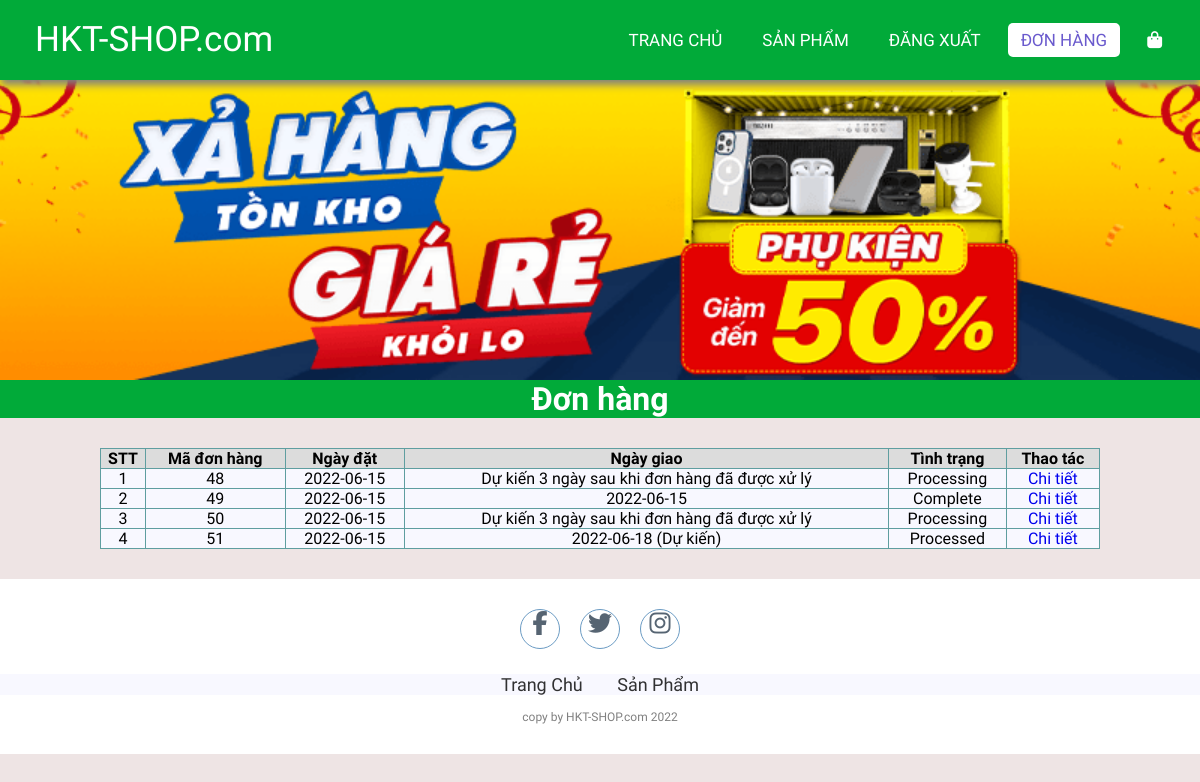
Before: /order.php (signed in) with the older database file.
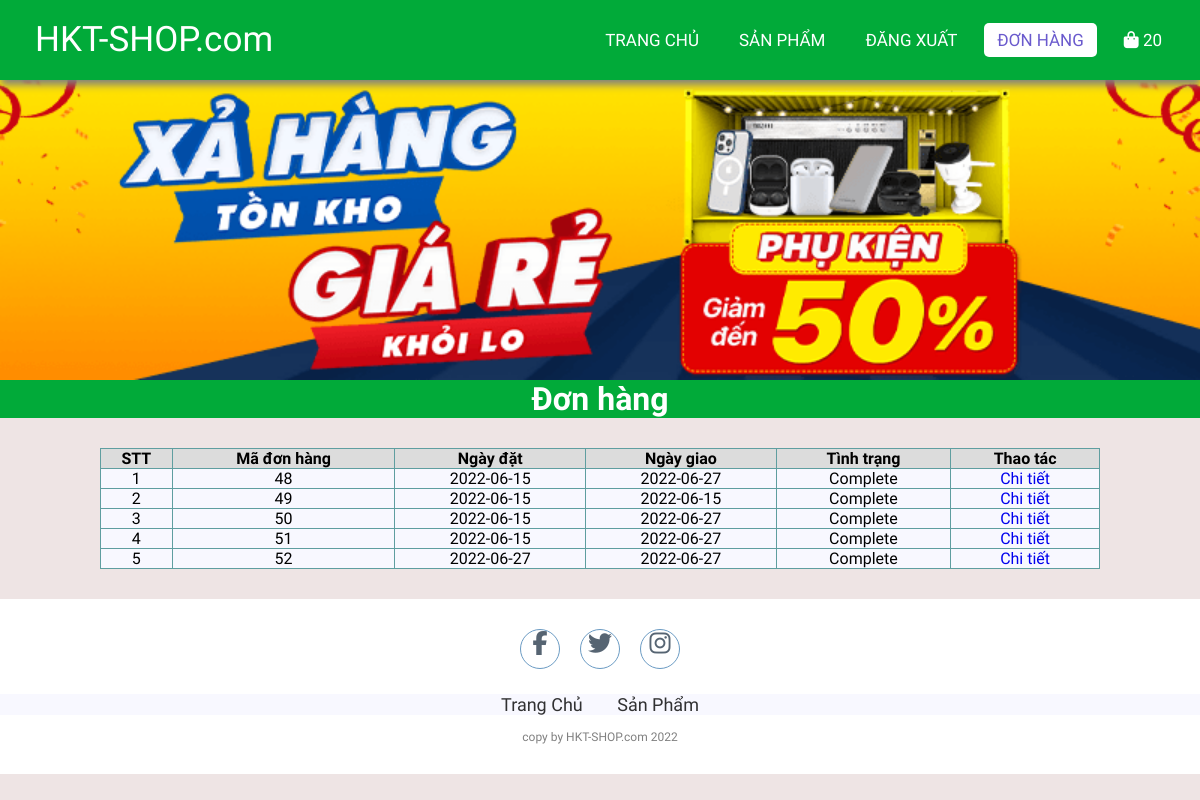
After: the same page with the newer database file.
### tables this page shows
CREATE TABLE `orders` (
  `id` int(11) NOT NULL,
  `userId` int(11) NOT NULL,
  `createdDate` date NOT NULL,
  `receivedDate` date DEFAULT NULL,
  `status` varchar(20) NOT NULL
);

### lib/database.php (called while the page is built, shortened)
<?php
class Database extends PDO
{
  public $host   = DB_HOST;
  public $user   = DB_USER;
  public $pass   = DB_PASS;
  public $dbname = DB_NAME;
  public $link;
  private function connectDB()
  {
    $this->link = new mysqli(
      $this->host,
      $this->user,
      $this->pass,
      $this->dbname
    );
  }
  public function select($query)
  {
    $result = $this->link->query($query);
    if ($result->num_rows > 0) {
      return $result;
    } else {
      return false;
    }
  }
}

### lib/session.php (called while the page is built, shortened)
<?php
class Session
{
   public static function get($key)
   {
      if (isset($_SESSION[$key])) {
         return $_SESSION[$key];
      } else {
         return false;
      }
   }
}

### classes/order.php (called while the page is built, shortened)
<?php
$filepath = realpath(dirname(__FILE__));
include_once($filepath . '/../lib/database.php');
include_once($filepath . '/../lib/session.php');
include_once($filepath . '/../classes/cart.php');
?>
<?php
class order
{
    private $db;
    public function __construct()
    {
        $this->db = new Database();
    }
    public function getOrderByUser()
    {
        $userId = Session::get('userId');
        $query = "SELECT * FROM orders WHERE userId = '$userId' ";
        $mysqli_result = $this->db->select($query);
        if ($mysqli_result) {
            $result = mysqli_fetch_all($this->db->select($query), MYSQLI_ASSOC);
            return $result;
        }
        return false;
    }
}
?>

### classes/cart.php (called while the page is built, shortened)
<?php
$filepath = realpath(dirname(__FILE__));
include_once($filepath . '/../lib/database.php');
include_once($filepath . '/../lib/session.php');
?>
<?php
class cart
{
    private $db;
    public function __construct()
    {
        $this->db = new Database();
    }
    public function getTotalQtyByUserId()
    {
        $userId = Session::get('userId');
        $query = "SELECT SUM(qty) as total FROM cart WHERE userId = '$userId' ";
        $mysqli_result = $this->db->select($query);
        if ($mysqli_result) {
            $result = mysqli_fetch_all($this->db->select($query), MYSQLI_ASSOC)[0];
            return $result;
        }
        return false;
    }
}
?>

### order.php (the view, shortened to what this page needs)
<?php
include_once 'lib/session.php';
include 'classes/order.php';
include_once 'classes/cart.php';
$cart = new cart();
$totalQty = $cart->getTotalQtyByUserId();
$order = new order();
$result = $order->getOrderByUser();
?>
<!DOCTYPE html>
<html lang="en">
<head>
    <link rel="stylesheet" href="./css/style.css">
    <link rel="stylesheet" href="https://cdnjs.cloudflare.com/ajax/libs/font-awesome/5.15.4/css/all.min.css">
</head>
<body>
    <nav>
        <label class="logo">HKT-SHOP.com</label>
        <ul>
            <li><a href="index.php">Trang chủ</a></li>
            <li><a href="productList.php">Sản phẩm</a></li>
            <?php
            if (isset($_SESSION['user']) && $_SESSION['user']) { ?>
                <li><a href="logout.php" id="signin">Đăng xuất</a></li>
            <?php } else { ?>
                <li><a href="register.php" id="signup">Đăng ký</a></li>
                <li><a href="login.php" id="signin">Đăng nhập</a></li>
            <?php } ?>
            <li><a href="order.php" id="order" class="active">Đơn hàng</a></li>
            <li>
                <a href="checkout.php">
                    <i class="fa fa-shopping-bag"></i>
                    <span class="sumItem">
                        <?= $totalQty['total'] ?>
                    </span>
                </a>
            </li>
        </ul>
    </nav>
        <section class="banner">
        <div class="fadein">
            <?php
            $dir = "./images/slider/";
            $scan_dir = scandir($dir);
            foreach ($scan_dir as $img) :
                if (in_array($img, array('.', '..')))
                    continue;
            ?>
                <img src="<?php echo $dir . $img ?>" alt="<?php echo $img ?>">
            <?php endforeach; ?>
        </div>
    </section>
    <div class="featuredProducts">
        <h1>Đơn hàng</h1>
    </div>
    <div class="container-single">
        <?php if ($result) { ?>
            <table class="order">
                <tr>
                    <th>STT</th>
                    <th>Mã đơn hàng</th>
                    <th>Ngày đặt</th>
                    <th>Ngày giao</th>
                    <th>Tình trạng</th>
                    <th>Thao tác</th>
                </tr>
                <?php $count = 1;
                foreach ($result as $key => $value) { ?>
                    <tr>
                        <td><?= $count++ ?></td>
                        <td><?= $value['id'] ?></td>
                        <td><?= $value['createdDate'] ?></td>
                        <td><?= ($value['status'] != "Processing") ? $value['receivedDate'] : "Dự kiến 3 ngày sau khi đơn hàng đã được xử lý" ?> <?=  ($value['status'] != "Complete" && $value['status'] != "Processing") ? "(Dự kiến)" : "" ?> </td>
                        <?php
                        if ($value['status'] == 'Delivering') { ?>
                            <td>
                                <a href="complete_order.php?orderId=<?= $value['id'] ?>">Đang giao (Click vào để xác nhận đã nhận)</a>
                            </td>
                            <td>
                                <a href="orderdetail.php?orderId=<?= $value['id'] ?>">Chi tiết</a>
                            </td>
                        <?php } else { ?>
                            <td>
                                <?= $value['status'] ?>
                            </td>
                            <td>
                                <a href="orderdetail.php?orderId=<?= $value['id'] ?>">Chi tiết</a>
                            </td>
                        <?php }
                        ?>
                    </tr>
                <?php } ?>
            </table>
        <?php } else { ?>
            <h3>Đơn hàng hiện đang rỗng</h3>
        <?php } ?>
    </div>
    <footer>
        <div class="social">
            <a href="#"><i class="fa fa-facebook" aria-hidden="true"></i></a>
            <a href="#"><i class="fa fa-twitter" aria-hidden="true"></i></a>
            <a href="#"><i class="fa fa-instagram" aria-hidden="true"></i></a>
        </div>
        <ul class="list">
            <li>
                <a href="./">Trang Chủ</a>
            </li>
            <li>
                <a href="productList.php">Sản Phẩm</a>
            </li>
        </ul>
        <p class="copyright">copy by HKT-SHOP.com 2022</p>
    </footer>
</body>
</html>

### css/style.css (style rules this page uses)
:root { --color-primary: #01aa39; --bg-primary: rgb(238, 228, 228); }
* { padding: 0; margin: 0; text-decoration: none; list-style: none; box-sizing: border-box; }
body { font-family: Mitr; background: var(--bg-primary); }
nav { top: 0; background: var(--color-primary); height: 80px; width: 100%; position: fixed; z-index: 9999; box-shadow: 1px 5px 8px gray; }
label.logo { color: white; font-size: 35px; line-height: 80px; padding: 0 35px; }
nav ul { float: right; margin-right: 20px; }
nav ul li { display: inline-block; line-height: 80px; margin: 0 5px; }
nav ul li a { color: white; font-size: 17px; padding: 7px 13px; border-radius: 3px; text-transform: uppercase; border-radius: 5px; transition: 0.5s; }
a.active, a:hover { background: white; color: slateblue; }
.banner { background-size: cover; margin-top: 80px; overflow: hidden; }
.fadein { position: relative; height: 300px; max-width: 1200px; margin: 0 auto; background: #fff; }
.fadein img { position: absolute; width: calc(100%); height: calc(100%); width: 100%; height: 100%; object-fit: cover; }
.featuredProducts { text-align: center; background-color: var(--color-primary); color: white; }
footer { padding: 30px 0; background-color: white; }
footer .social { text-align: center; padding-bottom: 25px; color: white; }
footer .social a { color: inherit; font-size: 24px; border: 1px solid steelblue; width: 40px; height: 40px; display: inline-block; text-align: center; border-radius: 50%; margin: 0 8px; transition: 0.5s; background-color: white; color: #2c3e50; opacity: 0.8; }
footer ul { margin-top: 0; padding: 0; list-style: none; font-size: 18px; margin-bottom: 0; text-align: center; }
footer ul a { color: inherit; text-decoration: none; opacity: 0.8; }
footer ul li { display: inline; padding: 0 15px; }
footer .copyright { margin-top: 15px; text-align: center; font-size: 12px; color: gray; }
.container-single { display: flex; margin: 30px 100px; }
.list { background-color: ghostwhite; }
th { background-color: gainsboro; border: 1px solid cadetblue; }
td { border: 1px solid cadetblue; text-align: center; }
.order { width: 100%; background-color: ghostwhite; padding: 10px; border-collapse: collapse; }

Changed rows visible on the page:
changed orders id 48: receivedDate (not shown) → "2022-06-27"; status "Processing" → "Complete"; no longer shows "Dự kiến 3 ngày sau khi đơn hàng đã được xử lý"
changed orders id 50: receivedDate (not shown) → "2022-06-27"; status "Processing" → "Complete"; no longer shows "Dự kiến 3 ngày sau khi đơn hàng đã được xử lý"
changed orders id 51: receivedDate "2022-06-18" → "2022-06-27"; status "Processed" → "Complete"; no longer shows "(Dự kiến)"
added orders: id "52", createdDate "2022-06-27", receivedDate "2022-06-27", status "Complete"
Other visible differences:
$totalQty['total']: (not shown) → "20"
